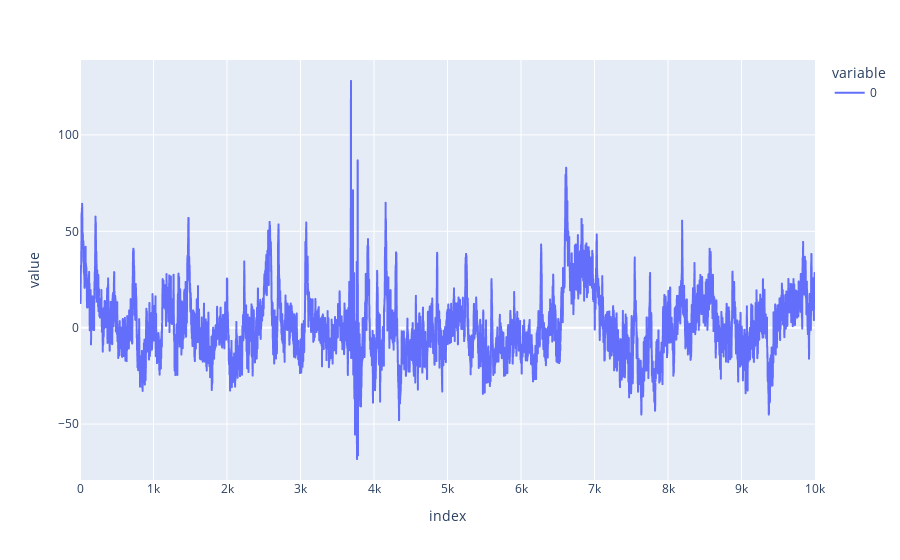

Here is the notebook cell this chart was saved with:
### Code cell
px.line(s[0][0][:10001])

### Figure 1 — Plotly figure (JSON) as saved in the notebook; plotly's stock layout.template omitted (floating-point values rounded to 4 significant figures; data arrays with more than 128 entries replaced by an {"elided": "..."} marker saying what was removed)
{"data": [{"hovertemplate": "variable=0<br>index=%{x}<br>value=%{y}<extra></extra>", "legendgroup": "0", "line": {"color": "#636efa", "dash": "solid"}, "marker": {"symbol": "circle"}, "mode": "lines", "name": "0", "showlegend": true, "type": "scattergl", "x": {"elided": "10001 int values"}, "xaxis": "x", "y": {"elided": "10001 float values"}, "yaxis": "y"}], "layout": {"legend": {"title": {"text": "variable"}, "tracegroupgap": 0}, "margin": {"t": 60}, "xaxis": {"anchor": "y", "domain": [0, 1], "title": {"text": "index"}}, "yaxis": {"anchor": "x", "domain": [0, 1], "title": {"text": "value"}}}}
